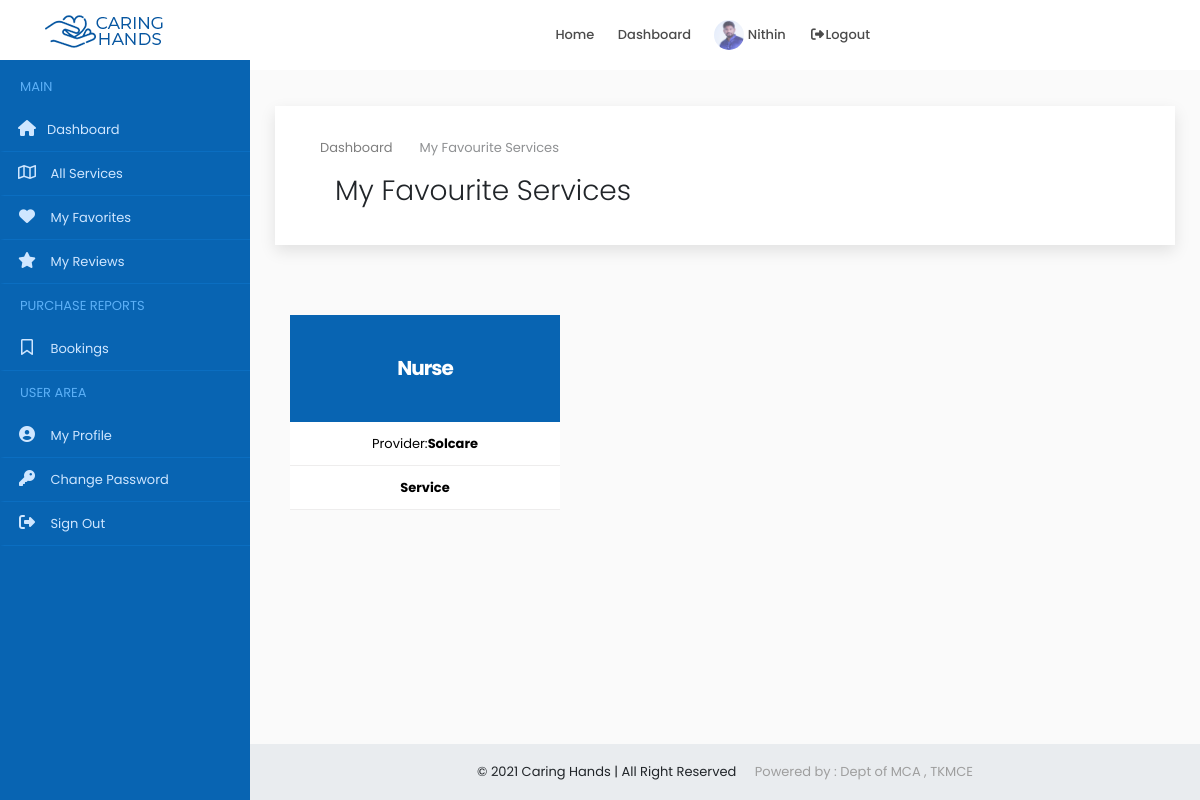
The app's page /user/favourite/ (signed in), older data.
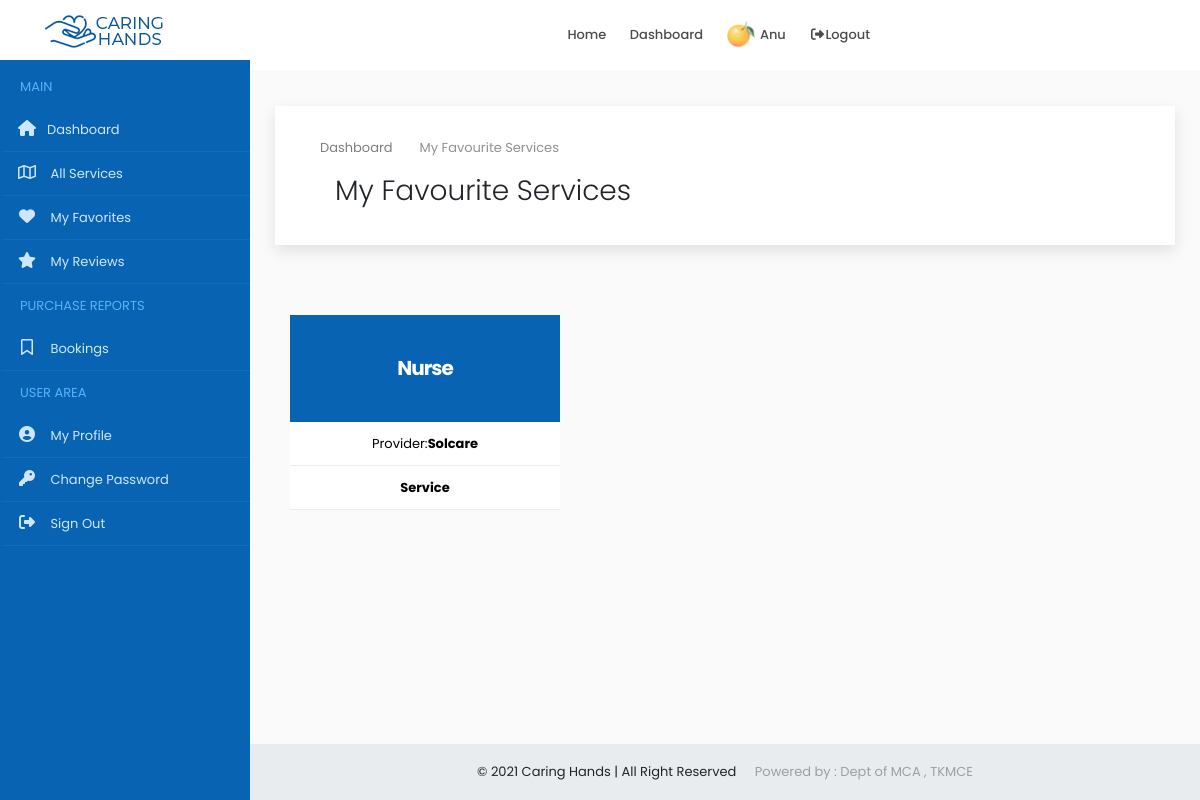
The same page, newer data.
### accounts/models.py (models this page shows, shortened)
class Users(models.Model):
    user = models.ForeignKey(User,on_delete=models.CASCADE)
    name = models.CharField(max_length=150)
    email = models.EmailField(max_length=200,null=True, blank=True)
    organization = models.CharField(max_length=250,null=True, blank=True)
    mob = models.CharField(max_length=12)
    sex = models.CharField(max_length=10,choices=gender,default='Male')
    house = models.CharField(max_length=100,null=True, blank=True)
    street1 =models.CharField(max_length=100,null=True, blank=True)
    street2 =models.CharField(max_length=100,null=True, blank=True)
    city = models.CharField(max_length=100,null=True, blank=True)
    district = models.CharField(max_length=100,null=True, blank=True)
    state = models.CharField(max_length=100,null=True,choices=states, blank=True)
    pin = models.CharField(max_length=100,null=True,blank=True)
    age = models.IntegerField(null=True, blank=True)
    type = models.CharField(max_length=20,choices=user_type)
    approval = models.CharField(max_length=20,choices=approval_choices,default='Pending')
    document = models.FileField(upload_to='documents',null=True, blank=True)
    profile_picture = models.FileField(upload_to='dp',default='assets/img/user3.png')

class UserFavorite(models.Model):
    user = models.ForeignKey(Users, on_delete=models.CASCADE, null=True, blank=True)
    service = models.ForeignKey(ProviderService, on_delete=models.CASCADE,null=True, blank=True)
    product = models.ForeignKey(SubProduct, on_delete=models.CASCADE,null=True, blank=True)

class ProviderService(models.Model):
    user = models.ForeignKey(Users,on_delete=models.CASCADE,null=True, blank=True)
    service = models.ForeignKey(Service, on_delete=models.CASCADE,null=True, blank=True)
    count = models.IntegerField(null=True, blank=True)
    cost = models.IntegerField()

class Service(models.Model):
    category = models.CharField(max_length=250)
    providers = models.IntegerField(null=True, blank=True)
    users = models.IntegerField(null=True, blank=True)
    def __str__(self):
        return self.category

### accounts/views.py (the view)
# urls.py: path('user/favourite/',MyFavorite.as_view(), name='my_favourite'),
class MyFavorite(View):
    def get(self, request):
        x = UserCheck(request)
        if x == True:
            user = request.user
            account = Users.objects.get(user=user)
            fs = UserFavorite.objects.filter(user=account)
            context = {'account': account,'fs': fs}
            return render(request,'user/favourite.html',context)
        else:
            return redirect('home')

### accounts/functions.py (called while the page is built)
def UserCheck(request):
    user = request.user
    if user.is_authenticated:
        try:
            u = Users.objects.get(user=user)
            if u.type == 'public':
                return (True)
            else:
                return (False)
        except:
            return (False)
    else:
        return (False)

### accounts/templates/user/favourite.html (shortened to what this page needs)
{% extends 'common/dashboard_main.html' %}
{% load static %}
{% block content %}
{% include 'common/header.html' %}
{% include 'user/sidenav.html' %}
<div class="content-wrapper">
<div class="container-fluid overflow-hidden">
    <div class="row margin-tb-90px margin-lr-10px sm-mrl-0px">
        <div id="page-title" class="padding-30px background-white full-width box-shadow">
            <div class="container">
                <ol class="breadcrumb opacity-5">
                    <li><a href="{% url 'home' %}">Dashboard</a></li>
                    <li class="active">My Favourite Services</li>
                </ol>
                <div class="container-fluid">
                    <div class="row">
                        <div class="col-6">
                            <h1 class="font-weight-300">My Favourite Services</h1>
                        </div>
                        <div class="col-6">
                        </div>
                    </div>
                </div>
            </div>
        </div>
        <div class="container-fluid">
            <div class="row" style="margin-top:40px">
                {% for i in fs %}
                <div class="col-lg-4 col-md-4  col-sm-6 sm-mb-40px wow fadeInUp" data-wow-delay="0.2s" style="visibility: visible; animation-delay: 0.2s; animation-name: fadeInUp;margin-top: 30px;">
                    <a href="#" data-toggle="modal" data-target="#addservice_{{i.id}}">
                        <div class="pricing hover-effect">
                            <div class="pricing-head text-center">
                                <h3 class="font-weight-700 padding-40px background-main-color margin-0px text-white">
                                    {% if i.service %}
                                    <span class=" z-index-2 position-relative d-block">{{i.service.service|title}}
                                    {% else %}
                                    <span class=" z-index-2 position-relative d-block">{{i.product|title}}<span class="d-block text-small font-weight-300"></span>
                                    {% endif %}
                                    </span>
                                </h3>
                            </div>
                            <ul class="pricing-content text-center list-unstyled background-white">
                                {% if i.service %}
                                <li>Provider:<strong>{{i.service.user.organization}}</strong></li>
                                <li><strong>Service</strong></li>
                                {% else %}
                                <li>Provider:<strong>{{i.subproduct.service.user.organization}}</strong></li>
                                <li><strong>Product</strong></li>
                                {% endif %}
                            </ul>
                        </div>
                    </a>
                </div>
                {% empty %}
                <div class="alert alert-danger  margin-bottom-35px border-radius-10 padding-30px">
                    <strong>OOPS!</strong> No Services found
                    <hr>
                    <p class="margin-0px">If you feel this is a error please contact the service provider.</p>
                </div>
                {% endfor %}
            </div>
        </div>
    </div>
</div>
{% include 'common/small_footer.html' %}
</div>
{% endblock %}

### accounts/templates/common/header.html (shortened to what this page needs)
{% load static %}
<header>
    <div id="fixed-header-dark" class="header-output fixed-header" style="background-color: white;">
        <div class="container header-in">
            <div class="row">
                <div class="col-lg-2 col-md-12">
                    <a id="logo" href="{% url 'index' %}" class="d-inline-block margin-tb-15px"><img
                            src="{% static 'assets/img/logo-1.png' %}" alt=""></a>
                </div>
                <div class="col-lg-7 col-md-12 position-inherit">
                    <ul id="menu-main" class="nav-menu float-lg-right link-padding-tb-20px">
                        <li><a href="{% url 'index' %}">Home</a>
                        </li>
                        <li><a href="{% url 'home' %}">Dashboard</a>
                        </li>
                        {% if request.user.is_authenticated %}
                        <li><a href="{% url 'home' %}"><img src="{{account.profile_picture.url}}" class="height-30px border-radius-30" alt=""> {{account.name|title}}</a></li>
                        <li><a href="{% url 'logout' %}" data-toggle="modal" data-target="#exampleModal"><i class="fa fa-fw fa-sign-out-alt"></i>Logout</a></li>
                        {% else %}
                        <li><a href="{% url 'login' %}"><i class="far fa-user"></i> Login</a></li>
                        {% endif %}
                    </ul>
                </div>
                <div class="col-lg-3 col-md-12">
                </div>
            </div>
        </div>
    </div>
</header>

Row changes from the older to the newer data that the page shows:
changed Users: profile_picture: a different picture; name "Nithin" → "Anu"
